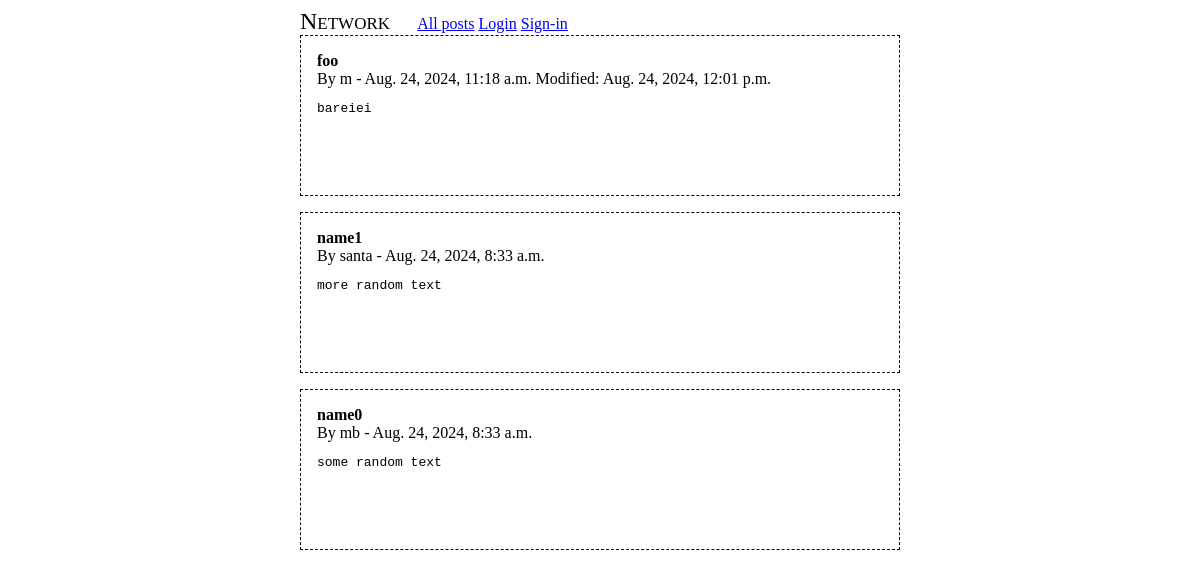
The page / on the database its author committed.
### network/models.py (models this page shows, shortened)
class Post(models.Model):
	owner   = models.ForeignKey(settings.AUTH_USER_MODEL, on_delete=models.CASCADE)
	name    = models.CharField(max_length=120)
	content = models.TextField()
	cdate   = models.DateTimeField("creation date",     blank=True)
	mdate   = models.DateTimeField("modification date", blank=True)
	likers  = models.ManyToManyField(settings.AUTH_USER_MODEL, related_name="likes")

class User(AbstractBaseUser):
	username_validator = UnicodeUsernameValidator()
	username        = models.CharField(
		_("username"),
		max_length=150,
		unique=True,
		help_text=_(
			"Required. 150 characters or fewer. Letters, digits and @/./+/-/_ only."
		),
		validators=[username_validator],
		error_messages={
			"unique": _("A user with that username already exists."),
		},
	)
	email           = models.EmailField(_("email address"), blank=True)
	USERNAME_FIELD  = "username"
	EMAIL_FIELD     = "email"
	REQUIRED_FIELDS = ["email"]
	objects = UserManager()
	class Meta:
		verbose_name        = _("user")
		verbose_name_plural = _("users")
	follows = models.ManyToManyField("self", symmetrical=False, related_name="followers")

### network/views.py (the view, shortened to what this page needs)
# urls.py: path('',                 views.HomeView.as_view(), name='home'),
class HomeView(generic.ListView):
	template_name       = "network/posts.html"
	context_object_name = "params"
	def get_posts(self):
		return Post.objects.order_by("-cdate")
	def get_queryset(self):
		return {
			"form"  : PostForm(initial={'next' : self.request.path}, auto_id=False),
			"posts" : self.get_posts(),
		}

### network/templates/network/posts.html (shortened to what this page needs)
{% extends "network/main.html" %}
{% block content %}
{% if params.posts %}
	{% for post in params.posts %}
		{% include "network/post.html" %}
	{% endfor %}
{% endif %}
{% endblock %}

### network/templates/network/post.html (shortened to what this page needs)
<div class="post">
	<div>
		<span class="name">{{ post.name }}</span>
	</div>
	<div>
		By <span class="author">{{ post.owner }}</span> -
		<span class="cdate">{{ post.cdate }}</span>
		{% if post.mdate != post.cdate %}
		<span>
			Modified: <span class="mdate">{{ post.mdate }}</span>
		</span>
		{% endif %}
	</div>
	<pre class="content">{{ post.content }}</pre>
</div>

### network/templates/network/main.html (style rules this page uses)
body { width : 50%; margin-left : 25%; margin-right : 25%; }
.name { font-weight : bold; }
.post { margin-bottom : 1em; padding : 1em; border : 1px dashed; }
.new-form .content, .content { width : 100%; height : 5em; }

### rows shown on the page
Post: name "foo", owner "m", cdate "Aug. 24, 2024, 11:18 a.m.", mdate "Aug. 24, 2024, 12:01 p.m.", content "bareiei"
Post: name "name1", owner "santa", cdate "Aug. 24, 2024, 8:33 a.m.", content "more random text"
Post: name "name0", owner "mb", cdate "Aug. 24, 2024, 8:33 a.m.", content "some random text"
